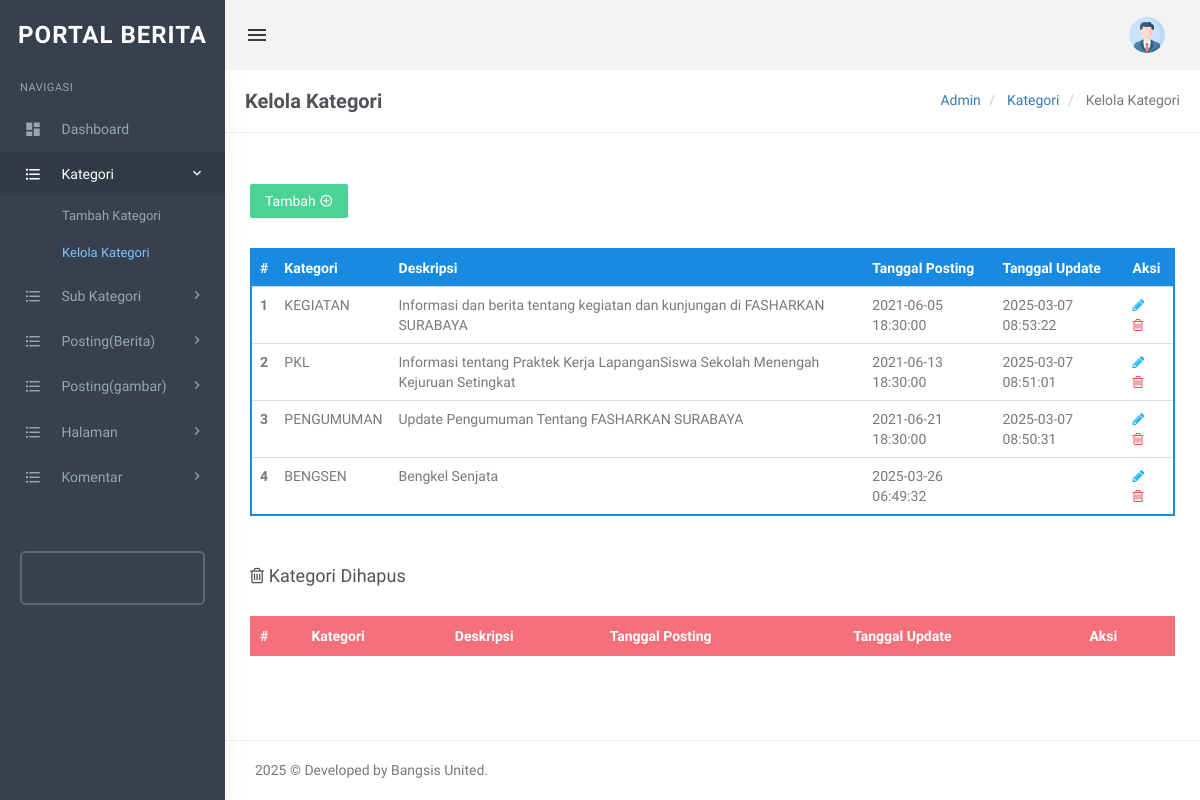
Page /admin/manage-categories.php (signed in) on the committed database.
### tables this page shows
CREATE TABLE `tblcategory` (
  `id` int(11) NOT NULL,
  `CategoryName` varchar(200) DEFAULT NULL,
  `Description` mediumtext DEFAULT NULL,
  `PostingDate` timestamp NULL DEFAULT current_timestamp(),
  `UpdationDate` timestamp NULL DEFAULT NULL ON UPDATE current_timestamp(),
  `Is_Active` int(1) DEFAULT NULL
);

### admin/manage-categories.php (the view, shortened to what this page needs)
<?php
include('includes/config.php');
if(strlen($_SESSION['login'])==0)
  {
header('location:index.php');
}
else{
?>
<!DOCTYPE html>
<html lang="en">
    <head>
        <link href="assets/css/bootstrap.min.css" rel="stylesheet" type="text/css" />
        <link href="assets/css/core.css" rel="stylesheet" type="text/css" />
        <link href="assets/css/components.css" rel="stylesheet" type="text/css" />
        <link href="assets/css/icons.css" rel="stylesheet" type="text/css" />
        <link href="assets/css/pages.css" rel="stylesheet" type="text/css" />
        <link href="assets/css/menu.css" rel="stylesheet" type="text/css" />
        <link href="assets/css/responsive.css" rel="stylesheet" type="text/css" />
		<link rel="stylesheet" href="../plugins/switchery/switchery.min.css">
    </head>
    <body class="fixed-left">
        <div id="wrapper">
<?php include('includes/topheader.php');?>
<?php include('includes/leftsidebar.php');?>
            <div class="content-page">
                <div class="content">
                    <div class="container">
                        <div class="row">
							<div class="col-xs-12">
								<div class="page-title-box">
                                    <h4 class="page-title">Kelola Kategori</h4>
                                    <ol class="breadcrumb p-0 m-0">
                                        <li>
                                            <a href="#">Admin</a>
                                        </li>
                                        <li>
                                            <a href="#">Kategori </a>
                                        </li>
                                        <li class="active">
                                            Kelola Kategori
                                        </li>
                                    </ol>
                                    <div class="clearfix"></div>
                                </div>
							</div>
						</div>
<div class="row">
<div class="col-sm-6">
</div>
                                    <div class="row">
										<div class="col-md-12">
											<div class="demo-box m-t-20">
<div class="m-b-30">
<a href="add-category.php">
<button id="addToTable" class="btn btn-success waves-effect waves-light">Tambah <i class="mdi mdi-plus-circle-outline" ></i></button>
</a>
 </div>
												<div class="table-responsive">
                                                    <table class="table m-0 table-colored-bordered table-bordered-primary">
                                                        <thead>
                                                            <tr>
                                                                <th>#</th>
                                                                <th>Kategori</th>
                                                                <th>Deskripsi</th>
                                                                <th>Tanggal Posting</th>
                                                                <th>Tanggal Update </th>
                                                                <th>Aksi</th>
                                                            </tr>
                                                        </thead>
                                                        <tbody>
<?php
$query=mysqli_query($con,"Select id,CategoryName,Description,PostingDate,UpdationDate from  tblcategory where Is_Active=1");
$cnt=1;
while($row=mysqli_fetch_array($query))
{
?>
 <tr>
<th scope="row"><?php echo htmlentities($cnt);?></th>
<td><?php echo htmlentities($row['CategoryName']);?></td>
<td><?php echo htmlentities($row['Description']);?></td>
<td><?php echo htmlentities($row['PostingDate']);?></td>
<td><?php echo htmlentities($row['UpdationDate']);?></td>
<td><a href="edit-category.php?cid=<?php echo htmlentities($row['id']);?>"><i class="fa fa-pencil" style="color: #29b6f6;"></i></a>
	&nbsp;<a href="manage-categories.php?rid=<?php echo htmlentities($row['id']);?>&&action=del"> <i class="fa fa-trash-o" style="color: #f05050"></i></a> </td>
</tr>
<?php
$cnt++;
 } ?>
</tbody>
                                                    </table>
                                                </div>
											</div>
										</div>
									</div>
<div class="row">
<div class="col-md-12">
<div class="demo-box m-t-20">
<div class="m-b-30">
 <h4><i class="fa fa-trash-o" ></i> Kategori Dihapus</h4>
 </div>
<div class="table-responsive">
<table class="table m-0 table-colored-bordered table-bordered-danger">
                                                        <thead>
                                                            <tr>
                                                                <th>#</th>
                                                                <th>Kategori</th>
                                                                <th>Deskripsi</th>
                                                                <th>Tanggal Posting</th>
                                                                <th>Tanggal Update </th>
                                                                <th>Aksi</th>
                                                            </tr>
                                                        </thead>
                                                    </table>
                                                </div>
											</div>
										</div>
									</div>
                    </div>
                </div>
<?php include('includes/footer.php');?>
            </div>
        </div>
    </body>
</html>
<?php } ?>

### admin/assets/css/core.css (style rules this page uses)
body { font-family: 'Varela Round', sans-serif; margin: 0; padding-bottom: 60px; overflow-x: hidden; color: #797979; }
html { position: relative; min-height: 100%; }
.h1, .h2, .h3, .h4, .h5, .h6, h1, h2, h3, h4, h5, h6 { color: #505458; font-family: 'Hind Madurai', sans-serif; margin: 10px 0; }
* { outline: none !important; }
.container { width: auto; }
#wrapper { height: 100%; overflow: hidden; width: 100%; }
.p-0 { padding: 0 !important; }
.m-0 { margin: 0 !important; }
.m-t-20 { margin-top: 20px !important; }
.m-b-30 { margin-bottom: 30px !important; }
.row { margin-right: -10px; margin-left: -10px; }
.col-lg-1, .col-lg-10, .col-lg-11, .col-lg-12, .col-lg-2, .col-lg-3, .col-lg-4, .col-lg-5, .col-lg-6, .col-lg-7, .col-lg-8, .col-lg-9, .col-md-1, .col-md-10, .col-md-11, .col-md-12, .col-md-2, .col-md-3, .col-md-4, .col-md-5, .col-md-6, .col-md-7, .col-md-8, .col-md-9, .col-sm-1, .col-sm-10, .col-sm-11, .col-sm-12, .col-sm-2, .col-sm-3, .col-sm-4, .col-sm-5, .col-sm-6, .col-sm-7, .col-sm-8, .col-sm-9, .col-xs-1, .col-xs-10, .col-xs-11, .col-xs-12, .col-xs-2, .col-xs-3, .col-xs-4, .col-xs-5, .col-xs-6, .col-xs-7, .col-xs-8, .col-xs-9 { padding-left: 10px; padding-right: 10px; }
.breadcrumb { background-color: transparent; margin-bottom: 15px; padding-top: 10px; padding-left: 0; }
.waves-effect { position: relative; cursor: pointer; display: inline-block; overflow: hidden; -webkit-user-select: none; -moz-user-select: none; -ms-user-select: none; user-select: none; -webkit-tap-highlight-color: transparent; vertical-align: middle; z-index: 1; will-change: opacity, transform; -webkit-transition: all 0.3s ease-out; -moz-transition: all 0.3s ease-out; -o-transition: all 0.3s ease-out; -ms-transition: all 0.3s ease-out; transition: all 0.3s ease-out; }
.demo-box { padding: 10px 15px; }

### admin/assets/css/menu.css (style rules this page uses)
.content-page { margin-left: 225px; overflow: hidden; }
.content-page .content { padding: 0 5px 10px 5px; margin-top: 70px; }
.page-title { font-size: 20px; margin-bottom: 0; margin-top: 0; font-weight: 600; }
.page-title-box { padding: 20px; border-bottom: 1px solid #eee; margin: 0 -20px 20px -20px; }
.page-title-box .page-title { margin-bottom: 0; float: left; }
.page-title-box .breadcrumb { float: right; background-color: transparent !important; }

### rows in the picture
tblcategory: CategoryName "KEGIATAN", Description "Informasi dan berita tentang kegiatan dan kunjungan di FASHARKAN SURABAYA", PostingDate "2021-06-05 18:30:00", UpdationDate "2025-03-07 08:53:22"
tblcategory: CategoryName "PKL", Description "Informasi tentang Praktek Kerja LapanganSiswa Sekolah Menengah Kejuruan Setingkat", PostingDate "2021-06-13 18:30:00", UpdationDate "2025-03-07 08:51:01"
tblcategory: CategoryName "PENGUMUMAN", Description "Update Pengumuman Tentang FASHARKAN SURABAYA", PostingDate "2021-06-21 18:30:00", UpdationDate "2025-03-07 08:50:31"
tblcategory: CategoryName "BENGSEN", Description "Bengkel Senjata", PostingDate "2025-03-26 06:49:32"
